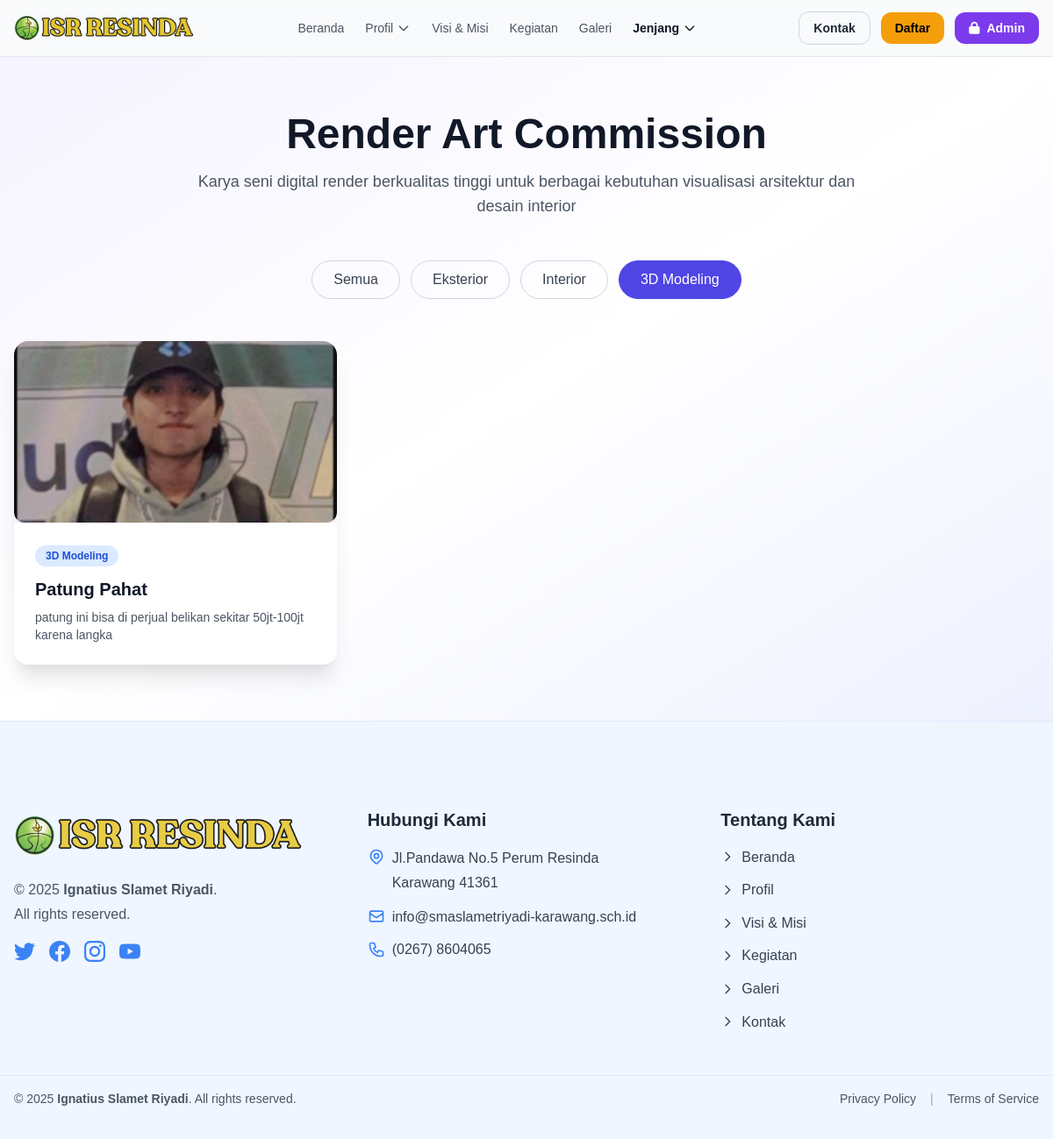
/render-art.php?cat=3d_modeling, run on the app's committed database.
### tables this page shows
CREATE TABLE `render_art` (
  `id` int NOT NULL,
  `title` varchar(255) NOT NULL,
  `description` text,
  `image_path` varchar(500) DEFAULT NULL,
  `category` enum('eksterior','interior','3d_modeling') NOT NULL DEFAULT 'eksterior',
  `status` enum('active','inactive') NOT NULL DEFAULT 'active',
  `created_by` int DEFAULT NULL,
  `created_at` timestamp NULL DEFAULT CURRENT_TIMESTAMP,
  `updated_at` timestamp NULL DEFAULT NULL ON UPDATE CURRENT_TIMESTAMP
);

### includes/config.php (called while the page is built, shortened)
<?php
function url($path = '') {
  $path = ltrim((string)$path, '/');
  return BASE_URL . $path;
}

### render-art.php (the view, shortened to what this page needs)
<?php
require_once __DIR__ . '/includes/config.php';
include 'includes/header.php';
function h($s){ return htmlspecialchars((string)$s, ENT_QUOTES, 'UTF-8'); }
function getImageUrl($imagePath){
  return '/site/' . ltrim($imagePath, '/');
}
function excerpt($text, $len = 100){
  $text = (string)$text;
  $text = trim(preg_replace("/\s+/u", " ", $text));
  if (function_exists('mb_strimwidth')) {
    return mb_strimwidth($text, 0, $len, '…', 'UTF-8');
  }
  return strlen($text) > $len ? substr($text, 0, $len) . '…' : $text;
}
$db = (new Database())->getConnection();
$filter  = $_GET['cat'] ?? '';
$allowed = ['eksterior','interior','3d_modeling'];
$sql    = "SELECT * FROM render_art WHERE status = 'active'";
$params = [];
if (!empty($filter) && in_array($filter, $allowed, true)) {
  $sql .= " AND category = :cat";
  $params[':cat'] = $filter;
}
$sql .= " ORDER BY created_at DESC, id DESC";
$stmt = $db->prepare($sql);
$stmt->execute($params);
$render_items = $stmt->fetchAll(PDO::FETCH_ASSOC);
$seen = [];
$render_items = array_values(array_filter($render_items, function($row) use (&$seen){
  $id = (int)($row['id'] ?? 0);
  if (!$id) return false;
  if (isset($seen[$id])) return false;
  $seen[$id] = true;
  return true;
}));
$colorMap = [
  'eksterior'   => ['text' => 'text-purple-700', 'bg' => 'bg-purple-100', 'label' => 'Eksterior'],
  'interior'    => ['text' => 'text-indigo-700', 'bg' => 'bg-indigo-100', 'label' => 'Interior'],
  '3d_modeling' => ['text' => 'text-blue-700',   'bg' => 'bg-blue-100',   'label' => '3D Modeling'],
];
?>
<section class="py-16 bg-gradient-to-br from-purple-50 via-white to-indigo-50">
  <div class="max-w-7xl mx-auto px-4">
    <div class="text-center mb-12">
      <h1 class="text-4xl md:text-5xl font-bold text-gray-900 mb-4">Render Art Commission</h1>
      <p class="text-lg text-gray-600 max-w-3xl mx-auto">
        Karya seni digital render berkualitas tinggi untuk berbagai kebutuhan visualisasi arsitektur dan desain interior
      </p>
    </div>
    <div class="flex flex-wrap justify-center gap-3 mb-12">
      <?php
        $tabs = [
          ['label'=>'Semua',      'val'=>''],
          ['label'=>'Eksterior',  'val'=>'eksterior'],
          ['label'=>'Interior',   'val'=>'interior'],
          ['label'=>'3D Modeling','val'=>'3d_modeling'],
        ];
        foreach ($tabs as $t):
          $active = ($t['val'] === ($filter ?? ''));
          $href = url('render-art.php') . ($t['val'] ? ('?cat=' . rawurlencode($t['val'])) : '');
      ?>
        <a href="<?= h($href) ?>"
           class="px-6 py-2 rounded-full border transition <?=
                  $active
                  ? 'bg-indigo-600 text-white border-indigo-600'
                  : 'border-gray-300 text-gray-700 hover:bg-indigo-600 hover:text-white' ?>">
          <?= h($t['label']) ?>
        </a>
      <?php endforeach; ?>
    </div>
    <div class="grid grid-cols-1 md:grid-cols-2 lg:grid-cols-3 gap-8">
      <?php if (empty($render_items)): ?>
        <div class="col-span-3 text-center text-gray-500 py-12">
          <div class="text-6xl mb-4">🎨</div>
          <p class="text-xl font-medium">Belum ada karya render yang tersedia.</p>
          <p class="text-sm mt-2">Silakan cek kembali nanti atau hubungi kami untuk informasi lebih lanjut.</p>
        </div>
      <?php else: ?>
        <?php foreach ($render_items as $item): ?>
          <?php
            $id      = (int)($item['id'] ?? 0);
            $title   = $item['title'] ?? '';
            $desc    = $item['description'] ?? '';
            $catKey  = strtolower($item['category'] ?? '');
            $cat     = $colorMap[$catKey] ?? ['text'=>'text-gray-700','bg'=>'bg-gray-100','label'=>ucwords(str_replace('_',' ', $catKey ?: 'Umum'))];
            $imageUrl= getImageUrl($item['image_path'] ?? '');
          ?>
          <a href="<?= url('render-art-detail.php?id=' . rawurlencode($id)) ?>" class="block group">
            <div class="bg-white rounded-2xl shadow-xl overflow-hidden transition-all duration-300 group-hover:-translate-y-1 group-hover:shadow-2xl">
              <div class="relative w-full overflow-hidden bg-gray-100" style="aspect-ratio:16/9">
                <?php if (!empty($imageUrl)): ?>
                  <img
                    src="<?= h($imageUrl) ?>"
                    alt="<?= h($title) ?>"
                    class="absolute inset-0 w-full h-full object-cover transition-transform duration-500 group-hover:scale-105"
                    loading="lazy"
                    onerror="this.onerror=null; this.style.display='none';">
                <?php endif; ?>
              </div>
              <div class="p-6">
                <div class="mb-3">
                  <span class="inline-block px-3 py-1 rounded-full text-xs font-semibold <?= h($cat['text']) ?> <?= h($cat['bg']) ?>">
                    <?= h($cat['label']) ?>
                  </span>
                </div>
                <h3 class="text-xl font-bold text-gray-900 mb-2">
                  <?= h($title) ?>
                </h3>
                <?php if ($desc !== ''): ?>
                  <p class="text-gray-600 text-sm">
                    <?= h(excerpt($desc, 100)) ?>
                  </p>
                <?php endif; ?>
              </div>
            </div>
          </a>
        <?php endforeach; ?>
      <?php endif; ?>
    </div>
  </div>
</section>
<?php
include 'includes/footer.php';

### assets/css/style.css (style rules this page uses)
* { margin: 0; padding: 0; box-sizing: border-box; font-family: 'Arial', sans-serif; }
body { background-color: #f5f5f5; color: #333; line-height: 1.6; }
img { max-width:100%;height:auto;border-radius:0.75rem }

### includes/header.php (style rules this page uses)
body { font-family:'Inter',system-ui,-apple-system,'Segoe UI',Roboto,Helvetica,Arial }

### data on the page
render_art: image_path (picture), category "3D Modeling", title "Patung Pahat", description "patung ini bisa di perjual belikan sekitar 50jt-100jt karena langka"

### other printed values
$t['label'] "Semua"
$t['label'] "Eksterior"
$t['label'] "Interior"
$t['label'] "3D Modeling"
